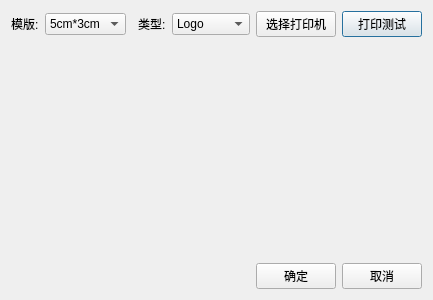
<?xml version="1.0" encoding="UTF-8"?>
<ui version="4.0">
 <class>DialogPrintSettings</class>
 <widget class="QDialog" name="DialogPrintSettings">
  <property name="geometry">
   <rect>
    <x>0</x>
    <y>0</y>
    <width>406</width>
    <height>300</height>
   </rect>
  </property>
  <property name="windowTitle">
   <string>标签设置</string>
  </property>
  <layout class="QGridLayout" name="gridLayout">
   <item row="0" column="3">
    <widget class="QLabel" name="labelLTContext">
     <property name="text">
      <string>类型:</string>
     </property>
    </widget>
   </item>
   <item row="0" column="1">
    <widget class="QComboBox" name="comboBoxTemplate">
     <property name="layoutDirection">
      <enum>Qt::LeftToRight</enum>
     </property>
     <item>
      <property name="text">
       <string>5cm*3cm</string>
      </property>
     </item>
     <item>
      <property name="text">
       <string>6cm*4cm</string>
      </property>
     </item>
     <item>
      <property name="text">
       <string>4cm*3cm</string>
      </property>
     </item>
    </widget>
   </item>
   <item row="0" column="6">
    <widget class="QPushButton" name="pushButtonPrintTest">
     <property name="text">
      <string>打印测试</string>
     </property>
    </widget>
   </item>
   <item row="3" column="6">
    <widget class="QPushButton" name="pushButtonCancel">
     <property name="text">
      <string>取消</string>
     </property>
    </widget>
   </item>
   <item row="3" column="5">
    <widget class="QPushButton" name="pushButtonOk">
     <property name="text">
      <string>确定</string>
     </property>
    </widget>
   </item>
   <item row="0" column="0">
    <widget class="QLabel" name="labelTemplate">
     <property name="text">
      <string>模版:</string>
     </property>
    </widget>
   </item>
   <item row="1" column="0" colspan="7">
    <widget class="ImageDrawer" name="drawer" native="true"/>
   </item>
   <item row="0" column="4">
    <widget class="QComboBox" name="comboBoxLTContext">
     <property name="currentText">
      <string>Logo</string>
     </property>
     <property name="currentIndex">
      <number>0</number>
     </property>
     <item>
      <property name="text">
       <string>Logo</string>
      </property>
     </item>
     <item>
      <property name="text">
       <string>客户信息</string>
      </property>
     </item>
    </widget>
   </item>
   <item row="0" column="5">
    <widget class="QPushButton" name="pushButtonSelectPrinter">
     <property name="text">
      <string>选择打印机</string>
     </property>
    </widget>
   </item>
  </layout>
 </widget>
 <customwidgets>
  <customwidget>
   <class>ImageDrawer</class>
   <extends>QWidget</extends>
   <header location="global">ImageDrawer.h</header>
   <container>1</container>
  </customwidget>
 </customwidgets>
 <resources/>
 <connections/>
</ui>
